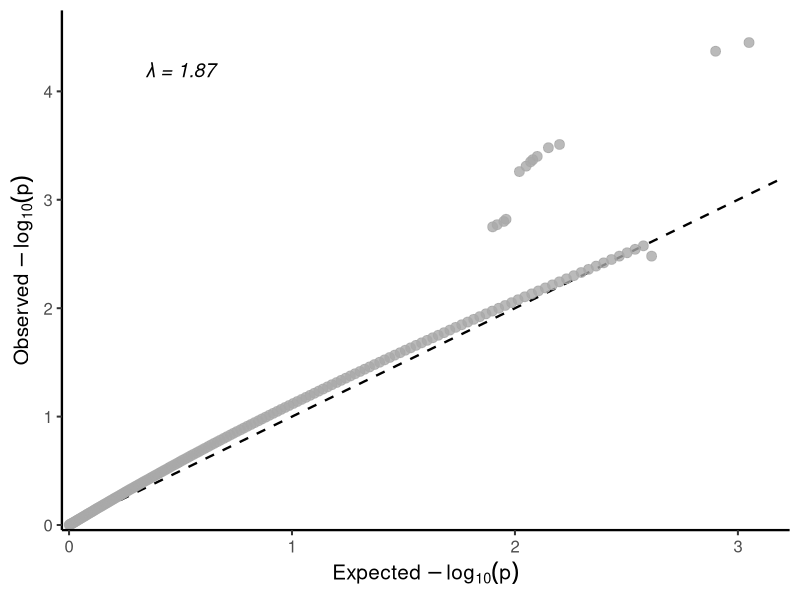

Write the R code that produced this figure.
library(ggplot2)
library(here)
setwd(here::here("figures/FigS"))

df = read.csv("data_qq_plot.csv", stringsAsFactors = FALSE)
lambda_val = 1.87
ref_line = data.frame(x = c(0, 3.2), y = c(0, 3.2))

p = ggplot(df, aes(x = expected, y = observed)) +
  geom_line(data = ref_line, aes(x = x, y = y),
            linetype = "dashed", color = "black", linewidth = 0.8, inherit.aes = FALSE) +
  geom_point(color = "darkgray", size = 3, alpha = 0.8) +
  annotate("text", x = 0.5, y = 4.2,
           label = paste0("\u03bb = ", lambda_val),
           color = "black", size = 5, fontface = "italic") +
  scale_x_continuous(breaks = 0:3, limits = c(0, 3.2), expand = c(0.01, 0)) +
  scale_y_continuous(breaks = 0:4, limits = c(0, 4.7), expand = c(0.01, 0)) +
  labs(
    x = expression("Expected" ~ -log[10](p)),
    y = expression("Observed" ~ -log[10](p))
  ) +
  theme_classic(base_size = 15) +
  theme(axis.line = element_line(linewidth = 0.8))

ggsave("figs_qq_plot.png", p, width = 5.5, height = 4, dpi = 800, bg = "white")
